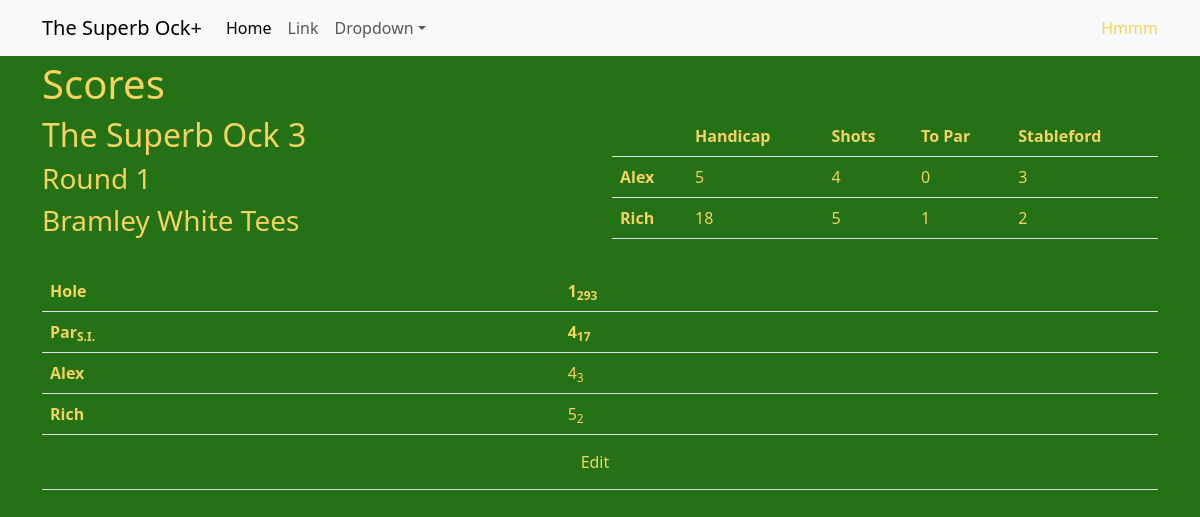
Page /the-superb-ock/2-3/1 on the committed database.
### tournaments/models.py (models this page shows, shortened)
class Score(models.Model):
    player = models.ForeignKey(Player,on_delete=models.CASCADE)
    hole = models.ForeignKey(Hole,on_delete=models.CASCADE)
    golf_round = models.ForeignKey(GolfRound,on_delete=models.CASCADE)
    strokes = models.IntegerField()
    stableford_score = models.IntegerField(blank=True,null=True)
    sandy = models.BooleanField(default=False)
    handicap = models.ForeignKey(Handicap,on_delete=models.CASCADE,blank=True,null=True)

class GolfRound(models.Model):
    round_number = models.IntegerField()
    holiday = models.ForeignKey(Holiday,on_delete=models.CASCADE)

class Holiday(models.Model):
    resort = models.ForeignKey(Resort,on_delete=models.CASCADE)
    tournament = models.ForeignKey(Tournament,on_delete=models.CASCADE)
    holiday_number = models.IntegerField()
    slug = models.SlugField(default="", null=False)
    def __str__(self) -> str:
        return f"{self.tournament} {self.holiday_number}"

class Tournament(models.Model):
    name = models.CharField(max_length=20)
    slug = models.SlugField(default="", null=False)
    def __str__(self):
        return f'{self.name}'

class Hole(models.Model):
    course = models.ForeignKey(Course,on_delete=models.CASCADE)
    yards = models.IntegerField()
    par = models.IntegerField(choices=[(3,3),(4,4),(5,5)])
    stroke_index = models.IntegerField(choices=[(x+1,x+1) for x in range(18)])
    hole_number = models.IntegerField(choices=[(x+1,x+1) for x in range(18)])

class Course(models.Model):
    course_name = models.CharField(max_length=20)
    resort = models.ForeignKey(Resort,on_delete=models.CASCADE)
    tee = models.CharField(max_length=20)
    slope_rating = models.IntegerField()
    course_rating = models.DecimalField(decimal_places=1,max_digits=3)
    def __str__(self) -> str:
        return f"{self.course_name} {self.tee} Tees"

class Player(models.Model):
    first_name = models.CharField(max_length=20)
    last_name = models.CharField(max_length=20)
    handedness = models.CharField(max_length=20)
    championships = models.IntegerField()

### tournaments/views.py (the view, shortened to what this page needs)
# urls.py: path('<slug:tournament>/<slug:holiday>/<int:selected_round>',views.ScoresView.as_view(),name='scores'),
class ScoresView(View):
    template_name = 'tournaments/scores.html'
    stableford_lookup = {
        '2': 0,
        '1': 1,
        '0': 2,
        '-1': 3,
        '-2': 4,
        '-3': 5,
        '-4': 6,
        '-5': 7,
        '-6': 8,
        '-7': 9
    }
    def get(self, request, tournament, holiday, selected_round):
        selected_tournament = Tournament.objects.filter(slug=tournament).get()
        holiday_filter = Holiday.objects.filter(
            slug=holiday, tournament=selected_tournament).get()
        selected_round = GolfRound.objects.filter(
            round_number=selected_round, holiday=holiday_filter).get()
        scores = Score.objects.filter(golf_round=selected_round)
        players = scores.order_by('player__first_name').values(
            'player_id').distinct()
        selected_course = Course.objects.filter(
            hole=scores.values()[0]['hole_id']).values()[0]
        slope_rating = selected_course['slope_rating']
        course_rating = selected_course['course_rating']
        handicaps = []
        for player in players:
            handicap_index = Handicap.objects.filter(id=scores.filter(player=player['player_id'],
                                                                      hole=scores.values()[0]['hole_id']).values('handicap_id')[0]['handicap_id']).values()[0]['handicap_index']
            playing_handicap = round(
                (slope_rating/113)*float(handicap_index)*0.95)
            player_name = Player.objects.filter(
                id=player['player_id']).values('first_name')[0]['first_name']
            handicaps.append([playing_handicap,
                              player_name,
                              sum([score.strokes for score in scores.filter(player=player['player_id'])]),
                              sum([score.strokes - score.hole.par  for score in scores.filter(player=player['player_id'])]),
                              sum([score.stableford_score for score in scores.filter(player=player['player_id'])])
                ])
        hole_numbers = [x for x in range(1, 19)]
        player_scores = [scores.filter(
            player=players[x]['player_id']) for x in range(len(players))]
        context = {
            'holiday': holiday_filter,
            'selected_round': selected_round,
            'tournament': tournament,
            'scores': scores,
            "players": players,
            "hole_numbers": hole_numbers,
            "player_scores": player_scores,
            "handicaps": handicaps
        }
        return render(request, self.template_name, context)

### tournaments/templates/tournaments/scores.html (shortened to what this page needs)
{% extends 'tournaments/base.html' %}
{% block content %}
<h1>Scores</h1>
<div class="row">
    <div class="col">
<a class="navbar-brand" href="{% url 'tournament' tournament=tournament %}">
    <h2>{{player_scores.0.0.golf_round.holiday}}</h2>
</a>
<a class="navbar-brand" href="{% url 'rounds' tournament=tournament holiday=holiday.slug %}">
    <h3>Round {{player_scores.0.0.golf_round.round_number}}</h3>
</a>
<h3>{{player_scores.0.0.hole.course}}</h3>
    </div>
    <div class="col">
        <div class="table table-responsive-xxl">
            <table class="table table-hover">
                <tr>
                    <th></th>
                    <th>Handicap</th>
                    <th>Shots</th>
                    <th>To Par</th>
                    <th>Stableford</th>
                </tr>
                {% for person in handicaps %}
                <tr>
                    <th>{{person.1}}</th>
                    <td>{{person.0}}</td>
                    <td>{{person.2}}</td>
                    <td>{{person.3}}</td>
                    <td>{{person.4}}</td>
                </tr>
                {% endfor %}
            </table>
        </div>
    </div>
</div>
<div class="table table-responsive-xxl">
    <table class="table table-hover">
        <tr>
            <th scope="col" style="position: sticky;">Hole</th>
            {% for hole in player_scores.0 %}
            <th scope="col">{{hole.hole.hole_number}}<sub>{{hole.hole.yards}}</sub></th>
            {% endfor %}
        </tr>
        <tr>
            <th scope="col" style="position: sticky;">Par<sub>S.I.</sub></th>
            {% for hole in player_scores.0 %}
            <th scope="col">{{hole.hole.par}}<sub>{{hole.hole.stroke_index}}</sub></th>
            {% endfor %}
        </tr>
        {% for player in player_scores %}
        <tr>
            <th scope="row" style="position: sticky;">{{player.0.player.first_name}}</th>
            {% for score in player %}
            <td>
                {{score.strokes}}<sub>{{score.stableford_score}}</sub>
            </td>
            {% endfor %}
        </tr>
        {% endfor %}
        <tr>
            <th></th>
            {% for hole in player_scores.0 %}
            <td>
                <a class='btn' href={% url 'edit_scores' tournament=tournament holiday=holiday.slug selected_round=selected_round.round_number hole=hole.hole.id %}>
                    Edit
                </a>
            </td>
            {% endfor %}
        </tr>
    </table>
</div>
{% endblock content %}

### tournaments/templates/tournaments/base.html (shortened to what this page needs)
<!DOCTYPE html>
<html lang="en">
<head>
    {% load static %}
    <link href="https://cdn.jsdelivr.net/npm/bootstrap@5.3.2/dist/css/bootstrap.min.css" rel="stylesheet"
>
    <link rel="stylesheet" href="{% static 'tournaments/styles.css' %}">
</head>
<body>
    <nav class="navbar navbar-expand-lg navbar-light bg-light fixed-top">
        <div class="container">
            <a class="navbar-brand" href="{% url 'homepage' %}">The Superb Ock+</a>
            <div class="collapse navbar-collapse" id="collapsibleNavId">
                <ul class="navbar-nav me-auto mt-2 mt-lg-0">
                    <li class="nav-item">
                        <a class="nav-link active" href="#" aria-current="page">Home
                            <span class="visually-hidden">(current)</span></a>
                    </li>
                    <li class="nav-item">
                        <a class="nav-link" href="#">Link</a>
                    </li>
                    <li class="nav-item dropdown">
                        <a class="nav-link dropdown-toggle" href="#" id="dropdownId" data-bs-toggle="dropdown"
                            aria-haspopup="true" aria-expanded="false">Dropdown</a>
                    </li>
                </ul>
                <form class="d-flex my-2 my-lg-0">
                    <a href="#" class="nav-link active">Hmmm</a>
                </form>
            </div>
        </div>
    </nav>
    <div class="container main">
        {% block content %}
        {% endblock content %}
    </div>
</body>

### tournaments/static/tournaments/styles.css (style rules this page uses)
:root { --bs-body-font-family: var(--bs-font-sans-serif); --bs-body-font-size: 1rem; --bs-body-font-weight: 400; --bs-body-line-height: 1.5; --bs-body-color: #F4D35E; --bs-body-color-rgb: 33, 37, 41; --bs-body-bg: #247116; --bs-body-bg-rgb: 255, 255, 255; --bs-emphasis-color:var(--bs-body-color); --bs-btn-bg:#F4D35E; }
body { padding-top: 60px; }

### rows in the picture
Score: golf_round.holiday_number "The Superb Ock 3", golf_round.round_number "1", hole.tee "Bramley White Tees", hole.hole_number "1", hole.yards "293", hole.par "4", hole.stroke_index "17", player.first_name "Alex", strokes "4", stableford_score "3"
Player: first_name "Rich", person "18", person "5", id "1", person "2"
Score: player.first_name "Rich", strokes "5", stableford_score "2"

### other values in the picture
{{ person.1 }} "Alex"
{{ person.0 }} "5"
{{ person.2 }} "4"
{{ person.3 }} "0"
{{ person.4 }} "3"
